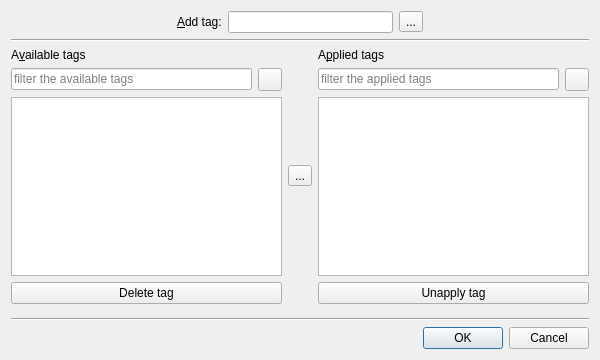
<?xml version="1.0" encoding="UTF-8"?>
<ui version="4.0">
 <class>TagEditor</class>
 <widget class="QDialog" name="TagEditor">
  <property name="geometry">
   <rect>
    <x>0</x>
    <y>0</y>
    <width>600</width>
    <height>360</height>
   </rect>
  </property>
  <property name="windowTitle">
   <string>Tag Editor</string>
  </property>
  <layout class="QVBoxLayout" name="verticalLayout">
   <item>
    <layout class="QHBoxLayout" name="horizontalLayout_4">
     <property name="leftMargin">
      <number>0</number>
     </property>
     <property name="rightMargin">
      <number>0</number>
     </property>
     <item>
      <spacer name="horizontalSpacer">
       <property name="orientation">
        <enum>Qt::Horizontal</enum>
       </property>
       <property name="sizeHint" stdset="0">
        <size>
         <width>40</width>
         <height>20</height>
        </size>
       </property>
      </spacer>
     </item>
     <item>
      <widget class="QLabel" name="label_3">
       <property name="text">
        <string>&amp;Add tag:</string>
       </property>
       <property name="buddy">
        <cstring>add_tag_input</cstring>
       </property>
      </widget>
     </item>
     <item>
      <widget class="EnLineEdit" name="add_tag_input">
       <property name="toolTip">
        <string>If the tag you want is not in the available list, you can add it here. Accepts a comma separated list of tags.</string>
       </property>
      </widget>
     </item>
     <item>
      <widget class="QToolButton" name="add_tag_button">
       <property name="toolTip">
        <string>Add tag to available tags and apply it to current book</string>
       </property>
       <property name="text">
        <string>...</string>
       </property>
       <property name="icon">
        <iconset resource="../../../../resources/images.qrc">
         <normaloff>:/images/plus.png</normaloff>:/images/plus.png</iconset>
       </property>
      </widget>
     </item>
     <item>
      <spacer name="horizontalSpacer_2">
       <property name="orientation">
        <enum>Qt::Horizontal</enum>
       </property>
       <property name="sizeHint" stdset="0">
        <size>
         <width>40</width>
         <height>20</height>
        </size>
       </property>
      </spacer>
     </item>
    </layout>
   </item>
   <item>
    <widget class="Line" name="line_2">
     <property name="orientation">
      <enum>Qt::Horizontal</enum>
     </property>
    </widget>
   </item>
   <item>
    <layout class="QHBoxLayout" name="horizontalLayout_2">
     <property name="bottomMargin">
      <number>8</number>
     </property>
     <item>
      <layout class="QVBoxLayout" name="verticalLayout_2">
       <item>
        <widget class="QLabel" name="label">
         <property name="text">
          <string>A&amp;vailable tags</string>
         </property>
         <property name="buddy">
          <cstring>available_tags</cstring>
         </property>
        </widget>
       </item>
       <item>
        <layout class="QHBoxLayout" name="horizontalLayout">
         <item>
          <widget class="QLineEdit" name="available_filter_input">
           <property name="placeholderText">
            <string>filter the available tags</string>
           </property>
          </widget>
         </item>
         <item>
          <widget class="QToolButton" name="available_filter_input_clear_btn">
           <property name="toolTip">
        	<string>Clear the available tags filter input field</string>
       	   </property>
           <property name="text">
            <string></string>
           </property>
           <property name="icon">
          	<iconset resource="../../../../resources/images.qrc">
           		<normaloff>:/images/clear_left.png</normaloff>:/images/clear_left.png</iconset>
           </property>
          </widget>
         </item>
        </layout>
       </item>
       <item>
        <widget class="QListWidget" name="available_tags">
         <property name="alternatingRowColors">
          <bool>true</bool>
         </property>
         <property name="selectionMode">
          <enum>QAbstractItemView::MultiSelection</enum>
         </property>
         <property name="selectionBehavior">
          <enum>QAbstractItemView::SelectRows</enum>
         </property>
        </widget>
       </item>
       <item>
        <widget class="QPushButton" name="delete_button">
         <property name="toolTip">
          <string>Delete tag from database. This will unapply the tag from all books and then remove it from the database.</string>
         </property>
         <property name="text">
          <string>Delete tag</string>
         </property>
         <property name="icon">
          <iconset resource="../../../../resources/images.qrc">
           <normaloff>:/images/trash.png</normaloff>:/images/trash.png</iconset>
         </property>
        </widget>
       </item>
      </layout>
     </item>
     <item>
      <widget class="QToolButton" name="apply_button">
       <property name="toolTip">
        <string>Apply tag to current book</string>
       </property>
       <property name="text">
        <string>...</string>
       </property>
       <property name="icon">
        <iconset resource="../../../../resources/images.qrc">
         <normaloff>:/images/forward.png</normaloff>:/images/forward.png</iconset>
       </property>
      </widget>
     </item>
     <item>
      <layout class="QVBoxLayout" name="verticalLayout_3">
       <item>
        <widget class="QLabel" name="label_2">
         <property name="text">
          <string>A&amp;pplied tags</string>
         </property>
         <property name="buddy">
          <cstring>applied_tags</cstring>
         </property>
        </widget>
       </item>
       <item>
        <layout class="QHBoxLayout" name="horizontalLayout_3">
         <item>
          <widget class="QLineEdit" name="applied_filter_input">
           <property name="placeholderText">
            <string>filter the applied tags</string>
           </property>
          </widget>
         </item>
         <item>
          <widget class="QToolButton" name="applied_filter_input_clear_btn">
           <property name="toolTip">
        	<string>Clear the applied tags filter input field</string>
       	   </property>
           <property name="text">
            <string></string>
           </property>
           <property name="icon">
          	<iconset resource="../../../../resources/images.qrc">
           		<normaloff>:/images/clear_left.png</normaloff>:/images/clear_left.png</iconset>
           </property>
          </widget>
         </item>
        </layout>
       </item>
       <item>
        <widget class="QListWidget" name="applied_tags">
         <property name="alternatingRowColors">
          <bool>true</bool>
         </property>
         <property name="selectionMode">
          <enum>QAbstractItemView::MultiSelection</enum>
         </property>
         <property name="selectionBehavior">
          <enum>QAbstractItemView::SelectRows</enum>
         </property>
        </widget>
       </item>
       <item>
        <widget class="QPushButton" name="unapply_button">
         <property name="toolTip">
        	<string>Unapply (remove) tag from current book</string>
       	 </property>
         <property name="text">
          <string>Unapply tag</string>
         </property>
         <property name="icon">
          <iconset resource="../../../../resources/images.qrc">
           <normaloff>:/images/list_remove.png</normaloff>:/images/list_remove.png</iconset>
       	 </property>
        </widget>
       </item>
      </layout>
     </item>
    </layout>
   </item>
   <item>
    <widget class="Line" name="line">
     <property name="orientation">
      <enum>Qt::Horizontal</enum>
     </property>
    </widget>
   </item>
   <item>
    <widget class="QDialogButtonBox" name="buttonBox">
     <property name="standardButtons">
      <set>QDialogButtonBox::Cancel|QDialogButtonBox::Ok</set>
     </property>
    </widget>
   </item>
  </layout>
 </widget>
 <layoutdefault spacing="6" margin="11"/>
 <customwidgets>
  <customwidget>
   <class>EnLineEdit</class>
   <extends>QLineEdit</extends>
   <header>widgets.h</header>
  </customwidget>
 </customwidgets>
 <resources/>
 
 <connections>
  <connection>
   <sender>buttonBox</sender>
   <signal>accepted()</signal>
   <receiver>TagEditor</receiver>
   <slot>accept()</slot>
   <hints>
    <hint type="sourcelabel">
     <x>248</x>
     <y>254</y>
    </hint>
    <hint type="destinationlabel">
     <x>157</x>
     <y>274</y>
    </hint>
   </hints>
  </connection>
  <connection>
   <sender>buttonBox</sender>
   <signal>rejected()</signal>
   <receiver>TagEditor</receiver>
   <slot>reject()</slot>
   <hints>
    <hint type="sourcelabel">
     <x>316</x>
     <y>260</y>
    </hint>
    <hint type="destinationlabel">
     <x>286</x>
     <y>274</y>
    </hint>
   </hints>
  </connection>
 </connections>
</ui>
